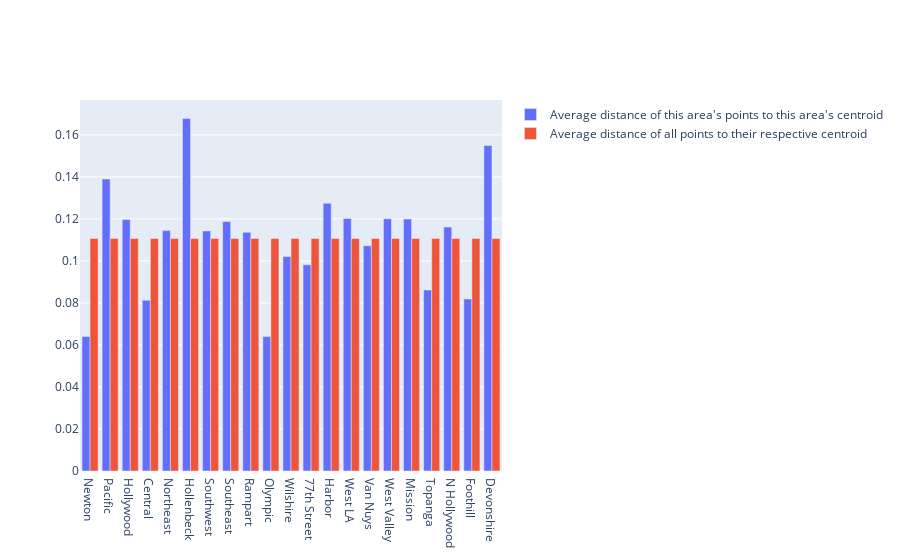

Notebook code cell kept with this figure:
### Code cell
x = list(pd.unique(to2019['AREA NAME']))

plot = go.Figure(data=[go.Bar(
    name = "Average distance of this area's points to this area's centroid",
    x = x,
    y = avg_dists_to_centroids_df.iloc[:,:-1].values[0]
   ),
                       go.Bar(
    name = 'Average distance of all points to their respective centroid',
    x = x,
    y = constant_list
   )
])
                   
plot.show()

### Figure 1 — Plotly figure (JSON) as saved in the notebook; plotly's stock layout.template omitted (floating-point values rounded to 4 significant figures)
{"data": [{"name": "Average distance of this area's points to this area's centroid", "type": "bar", "x": ["Newton", "Pacific", "Hollywood", "Central", "Northeast", "Hollenbeck", "Southwest", "Southeast", "Rampart", "Olympic", "Wilshire", "77th Street", "Harbor", "West LA", "Van Nuys", "West Valley", "Mission", "Topanga", "N Hollywood", "Foothill", "Devonshire"], "y": [0.06401, 0.139, 0.1198, 0.08129, 0.1144, 0.1678, 0.1143, 0.1188, 0.1136, 0.06399, 0.1021, 0.09815, 0.1275, 0.1202, 0.1072, 0.12, 0.1199, 0.08617, 0.1161, 0.08192, 0.1549]}, {"name": "Average distance of all points to their respective centroid", "type": "bar", "x": ["Newton", "Pacific", "Hollywood", "Central", "Northeast", "Hollenbeck", "Southwest", "Southeast", "Rampart", "Olympic", "Wilshire", "77th Street", "Harbor", "West LA", "Van Nuys", "West Valley", "Mission", "Topanga", "N Hollywood", "Foothill", "Devonshire"], "y": [0.1107, 0.1107, 0.1107, 0.1107, 0.1107, 0.1107, 0.1107, 0.1107, 0.1107, 0.1107, 0.1107, 0.1107, 0.1107, 0.1107, 0.1107, 0.1107, 0.1107, 0.1107, 0.1107, 0.1107, 0.1107]}], "layout": {}}
